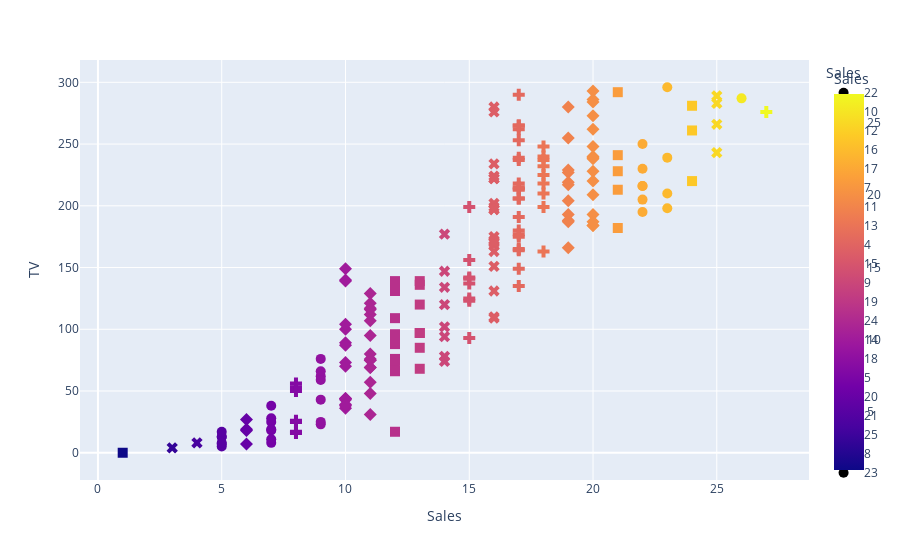

The notebook cell saved with this chart:
### Markdown cell above
## Scatter_Plot

### Code cell
fig = px.scatter(df, y="TV", x="Sales", color="Sales", symbol="Sales")
fig.update_traces(marker_size=10)
fig.show()

### Figure 1 — Plotly figure (JSON) as saved in the notebook; plotly's stock layout.template omitted (floating-point values rounded to 4 significant figures)
{"data": [{"hovertemplate": "Sales=%{marker.color}<br>TV=%{y}<extra></extra>", "legendgroup": "22", "marker": {"color": [22, 22, 22, 22, 22, 22], "coloraxis": "coloraxis", "size": 10, "symbol": "circle"}, "mode": "markers", "name": "22", "orientation": "v", "showlegend": true, "type": "scatter", "x": [22, 22, 22, 22, 22, 22], "xaxis": "x", "y": [230, 195, 216, 216, 250, 205], "yaxis": "y"}, {"hovertemplate": "Sales=%{marker.color}<br>TV=%{y}<extra></extra>", "legendgroup": "10", "marker": {"color": [10, 10, 10, 10, 10, 10, 10, 10, 10, 10, 10, 10, 10, 10, 10], "coloraxis": "coloraxis", "size": 10, "symbol": "diamond"}, "mode": "markers", "name": "10", "orientation": "v", "showlegend": true, "type": "scatter", "x": [10, 10, 10, 10, 10, 10, 10, 10, 10, 10, 10, 10, 10, 10, 10], "xaxis": "x", "y": [44, 70, 43, 89, 100, 87, 36, 73, 104, 140, 38, 44, 149, 139, 39], "yaxis": "y"}, {"hovertemplate": "Sales=%{marker.color}<br>TV=%{y}<extra></extra>", "legendgroup": "12", "marker": {"color": [12, 12, 12, 12, 12, 12, 12, 12, 12, 12, 12], "coloraxis": "coloraxis", "size": 10, "symbol": "square"}, "mode": "markers", "name": "12", "orientation": "v", "showlegend": true, "type": "scatter", "x": [12, 12, 12, 12, 12, 12, 12, 12, 12, 12, 12], "xaxis": "x", "y": [17, 66, 67, 109, 76, 88, 90, 75, 139, 96, 131], "yaxis": "y"}, {"hovertemplate": "Sales=%{marker.color}<br>TV=%{y}<extra></extra>", "legendgroup": "16", "marker": {"color": [16, 16, 16, 16, 16, 16, 16, 16, 16, 16, 16, 16, 16, 16, 16, 16, 16, 16, 16, 16], "coloraxis": "coloraxis", "size": 10, "symbol": "x"}, "mode": "markers", "name": "16", "orientation": "v", "showlegend": true, "type": "scatter", "x": [16, 16, 16, 16, 16, 16, 16, 16, 16, 16, 16, 16, 16, 16, 16, 16, 16, 16, 16, 16], "xaxis": "x", "y": [151, 202, 175, 199, 131, 110, 109, 163, 197, 222, 224, 280, 197, 171, 172, 234, 168, 222, 170, 276], "yaxis": "y"}, {"hovertemplate": "Sales=%{marker.color}<br>TV=%{y}<extra></extra>", "legendgroup": "17", "marker": {"color": [17, 17, 17, 17, 17, 17, 17, 17, 17, 17, 17, 17, 17, 17, 17, 17, 17, 17, 17, 17, 17], "coloraxis": "coloraxis", "size": 10, "symbol": "cross"}, "mode": "markers", "name": "17", "orientation": "v", "showlegend": true, "type": "scatter", "x": [17, 17, 17, 17, 17, 17, 17, 17, 17, 17, 17, 17, 17, 17, 17, 17, 17, 17, 17, 17, 17], "xaxis": "x", "y": [180, 214, 237, 262, 265, 290, 177, 206, 213, 239, 135, 175, 265, 206, 215, 164, 165, 218, 253, 191, 149], "yaxis": "y"}, {"hovertemplate": "Sales=%{marker.color}<br>TV=%{y}<extra></extra>", "legendgroup": "7", "marker": {"color": [7, 7, 7, 7, 7, 7, 7], "coloraxis": "coloraxis", "size": 10, "symbol": "circle"}, "mode": "markers", "name": "7", "orientation": "v", "showlegend": true, "type": "scatter", "x": [7, 7, 7, 7, 7, 7, 7], "xaxis": "x", "y": [8, 28, 25, 18, 11, 19, 38], "yaxis": "y"}, {"hovertemplate": "Sales=%{marker.color}<br>TV=%{y}<extra></extra>", "legendgroup": "11", "marker": {"color": [11, 11, 11, 11, 11, 11, 11, 11, 11, 11, 11, 11, 11, 11, 11, 11], "coloraxis": "coloraxis", "size": 10, "symbol": "diamond"}, "mode": "markers", "name": "11", "orientation": "v", "showlegend": true, "type": "scatter", "x": [11, 11, 11, 11, 11, 11, 11, 11, 11, 11, 11, 11, 11, 11, 11, 11], "xaxis": "x", "y": [57, 69, 112, 95, 69, 31, 129, 116, 76, 75, 107, 80, 48, 121, 117, 75], "yaxis": "y"}, {"hovertemplate": "Sales=%{marker.color}<br>TV=%{y}<extra></extra>", "legendgroup": "13", "marker": {"color": [13, 13, 13, 13, 13, 13, 13], "coloraxis": "coloraxis", "size": 10, "symbol": "square"}, "mode": "markers", "name": "13", "orientation": "v", "showlegend": true, "type": "scatter", "x": [13, 13, 13, 13, 13, 13, 13], "xaxis": "x", "y": [120, 97, 97, 136, 139, 68, 85], "yaxis": "y"}, {"hovertemplate": "Sales=%{marker.color}<br>TV=%{y}<extra></extra>", "legendgroup": "4", "marker": {"color": [4], "coloraxis": "coloraxis", "size": 10, "symbol": "x"}, "mode": "markers", "name": "4", "orientation": "v", "showlegend": true, "type": "scatter", "x": [4], "xaxis": "x", "y": [8], "yaxis": "y"}, {"hovertemplate": "Sales=%{marker.color}<br>TV=%{y}<extra></extra>", "legendgroup": "15", "marker": {"color": [15, 15, 15, 15, 15, 15, 15, 15], "coloraxis": "coloraxis", "size": 10, "symbol": "cross"}, "mode": "markers", "name": "15", "orientation": "v", "showlegend": true, "type": "scatter", "x": [15, 15, 15, 15, 15, 15, 15, 15], "xaxis": "x", "y": [199, 142, 137, 125, 141, 123, 93, 156], "yaxis": "y"}, {"hovertemplate": "Sales=%{marker.color}<br>TV=%{y}<extra></extra>", "legendgroup": "9", "marker": {"color": [9, 9, 9, 9, 9, 9, 9], "coloraxis": "coloraxis", "size": 10, "symbol": "circle"}, "mode": "markers", "name": "9", "orientation": "v", "showlegend": true, "type": "scatter", "x": [9, 9, 9, 9, 9, 9, 9], "xaxis": "x", "y": [23, 62, 66, 76, 59, 25, 43], "yaxis": "y"}, {"hovertemplate": "Sales=%{marker.color}<br>TV=%{y}<extra></extra>", "legendgroup": "19", "marker": {"color": [19, 19, 19, 19, 19, 19, 19, 19, 19, 19, 19], "coloraxis": "coloraxis", "size": 10, "symbol": "diamond"}, "mode": "markers", "name": "19", "orientation": "v", "showlegend": true, "type": "scatter", "x": [19, 19, 19, 19, 19, 19, 19, 19, 19, 19, 19], "xaxis": "x", "y": [204, 227, 217, 280, 187, 255, 229, 219, 193, 188, 166], "yaxis": "y"}, {"hovertemplate": "Sales=%{marker.color}<br>TV=%{y}<extra></extra>", "legendgroup": "24", "marker": {"color": [24, 24, 24], "coloraxis": "coloraxis", "size": 10, "symbol": "square"}, "mode": "markers", "name": "24", "orientation": "v", "showlegend": true, "type": "scatter", "x": [24, 24, 24], "xaxis": "x", "y": [281, 261, 220], "yaxis": "y"}, {"hovertemplate": "Sales=%{marker.color}<br>TV=%{y}<extra></extra>", "legendgroup": "14", "marker": {"color": [14, 14, 14, 14, 14, 14, 14, 14], "coloraxis": "coloraxis", "size": 10, "symbol": "x"}, "mode": "markers", "name": "14", "orientation": "v", "showlegend": true, "type": "scatter", "x": [14, 14, 14, 14, 14, 14, 14, 14], "xaxis": "x", "y": [147, 74, 102, 120, 134, 78, 94, 177], "yaxis": "y"}, {"hovertemplate": "Sales=%{marker.color}<br>TV=%{y}<extra></extra>", "legendgroup": "18", "marker": {"color": [18, 18, 18, 18, 18, 18, 18, 18, 18], "coloraxis": "coloraxis", "size": 10, "symbol": "cross"}, "mode": "markers", "name": "18", "orientation": "v", "showlegend": true, "type": "scatter", "x": [18, 18, 18, 18, 18, 18, 18, 18, 18], "xaxis": "x", "y": [218, 248, 210, 237, 199, 225, 240, 163, 232], "yaxis": "y"}, {"hovertemplate": "Sales=%{marker.color}<br>TV=%{y}<extra></extra>", "legendgroup": "5", "marker": {"color": [5, 5, 5, 5, 5, 5], "coloraxis": "coloraxis", "size": 10, "symbol": "circle"}, "mode": "markers", "name": "5", "orientation": "v", "showlegend": true, "type": "scatter", "x": [5, 5, 5, 5, 5, 5], "xaxis": "x", "y": [13, 7, 5, 13, 8, 17], "yaxis": "y"}, {"hovertemplate": "Sales=%{marker.color}<br>TV=%{y}<extra></extra>", "legendgroup": "20", "marker": {"color": [20, 20, 20, 20, 20, 20, 20, 20, 20, 20, 20, 20, 20, 20, 20, 20], "coloraxis": "coloraxis", "size": 10, "symbol": "diamond"}, "mode": "markers", "name": "20", "orientation": "v", "showlegend": true, "type": "scatter", "x": [20, 20, 20, 20, 20, 20, 20, 20, 20, 20, 20, 20, 20, 20, 20, 20], "xaxis": "x", "y": [228, 240, 293, 262, 239, 193, 184, 238, 209, 273, 184, 220, 187, 284, 248, 286], "yaxis": "y"}, {"hovertemplate": "Sales=%{marker.color}<br>TV=%{y}<extra></extra>", "legendgroup": "21", "marker": {"color": [21, 21, 21, 21, 21], "coloraxis": "coloraxis", "size": 10, "symbol": "square"}, "mode": "markers", "name": "21", "orientation": "v", "showlegend": true, "type": "scatter", "x": [21, 21, 21, 21, 21], "xaxis": "x", "y": [292, 228, 182, 213, 241], "yaxis": "y"}, {"hovertemplate": "Sales=%{marker.color}<br>TV=%{y}<extra></extra>", "legendgroup": "25", "marker": {"color": [25, 25, 25, 25], "coloraxis": "coloraxis", "size": 10, "symbol": "x"}, "mode": "markers", "name": "25", "orientation": "v", "showlegend": true, "type": "scatter", "x": [25, 25, 25, 25], "xaxis": "x", "y": [266, 289, 243, 283], "yaxis": "y"}, {"hovertemplate": "Sales=%{marker.color}<br>TV=%{y}<extra></extra>", "legendgroup": "8", "marker": {"color": [8, 8, 8, 8, 8, 8, 8], "coloraxis": "coloraxis", "size": 10, "symbol": "cross"}, "mode": "markers", "name": "8", "orientation": "v", "showlegend": true, "type": "scatter", "x": [8, 8, 8, 8, 8, 8, 8], "xaxis": "x", "y": [25, 53, 26, 16, 17, 50, 56], "yaxis": "y"}, {"hovertemplate": "Sales=%{marker.color}<br>TV=%{y}<extra></extra>", "legendgroup": "23", "marker": {"color": [23, 23, 23, 23], "coloraxis": "coloraxis", "size": 10, "symbol": "circle"}, "mode": "markers", "name": "23", "orientation": "v", "showlegend": true, "type": "scatter", "x": [23, 23, 23, 23], "xaxis": "x", "y": [239, 198, 210, 296], "yaxis": "y"}, {"hovertemplate": "Sales=%{marker.color}<br>TV=%{y}<extra></extra>", "legendgroup": "6", "marker": {"color": [6, 6, 6, 6], "coloraxis": "coloraxis", "size": 10, "symbol": "diamond"}, "mode": "markers", "name": "6", "orientation": "v", "showlegend": true, "type": "scatter", "x": [6, 6, 6, 6], "xaxis": "x", "y": [27, 19, 7, 18], "yaxis": "y"}, {"hovertemplate": "Sales=%{marker.color}<br>TV=%{y}<extra></extra>", "legendgroup": "1", "marker": {"color": [1], "coloraxis": "coloraxis", "size": 10, "symbol": "square"}, "mode": "markers", "name": "1", "orientation": "v", "showlegend": true, "type": "scatter", "x": [1], "xaxis": "x", "y": [0], "yaxis": "y"}, {"hovertemplate": "Sales=%{marker.color}<br>TV=%{y}<extra></extra>", "legendgroup": "3", "marker": {"color": [3], "coloraxis": "coloraxis", "size": 10, "symbol": "x"}, "mode": "markers", "name": "3", "orientation": "v", "showlegend": true, "type": "scatter", "x": [3], "xaxis": "x", "y": [4], "yaxis": "y"}, {"hovertemplate": "Sales=%{marker.color}<br>TV=%{y}<extra></extra>", "legendgroup": "27", "marker": {"color": [27], "coloraxis": "coloraxis", "size": 10, "symbol": "cross"}, "mode": "markers", "name": "27", "orientation": "v", "showlegend": true, "type": "scatter", "x": [27], "xaxis": "x", "y": [276], "yaxis": "y"}, {"hovertemplate": "Sales=%{marker.color}<br>TV=%{y}<extra></extra>", "legendgroup": "26", "marker": {"color": [26], "coloraxis": "coloraxis", "size": 10, "symbol": "circle"}, "mode": "markers", "name": "26", "orientation": "v", "showlegend": true, "type": "scatter", "x": [26], "xaxis": "x", "y": [287], "yaxis": "y"}], "layout": {"autosize": true, "coloraxis": {"colorbar": {"title": {"text": "Sales"}}, "colorscale": [[0, "#0d0887"], [0.1111, "#46039f"], [0.2222, "#7201a8"], [0.3333, "#9c179e"], [0.4444, "#bd3786"], [0.5556, "#d8576b"], [0.6667, "#ed7953"], [0.7778, "#fb9f3a"], [0.8889, "#fdca26"], [1, "#f0f921"]]}, "legend": {"title": {"text": "Sales"}, "tracegroupgap": 0}, "margin": {"t": 60}, "xaxis": {"anchor": "y", "autorange": true, "categoryarray": [22, 10, 12, 16, 17, 7, 11, 13, 4, 15, 9, 19, 24, 14, 18, 5, 20, 21, 25, 8, 23, 6, 1, 3, 27, 26], "categoryorder": "array", "domain": [0, 1], "range": [-0.6346, 28.63], "title": {"text": "Sales"}, "type": "linear"}, "yaxis": {"anchor": "x", "autorange": true, "domain": [0, 1], "range": [-27.53, 323.5], "title": {"text": "TV"}, "type": "linear"}}}
